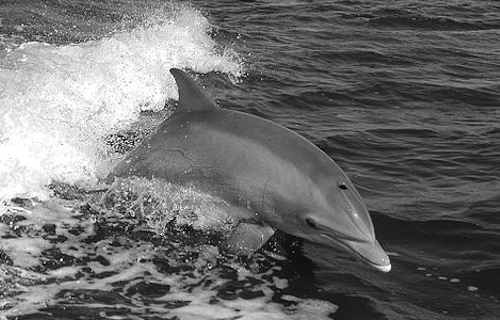
#> input picture 2A-L1/images/dolphin.png, 500 x 320 px
$ python multiply_scalar.py   (Python 2 division)
#> lines starting #> are read from the running program, lines starting #| are printed output that depends on the picture
import cv2
import numpy as np

# Multiply by scalar

img = cv2.imread("images/dolphin.png")
#> img is the input picture: shape (320, 500, 3); min 0, max 255, mean 109.1
cv2.imshow("Dolphin image", img)

print "Dolphin image shape is \n {}".format(img.shape)
#| Dolphin image shape is
#|  (320, 500, 3)

reduced_intensity = 0.5 * img
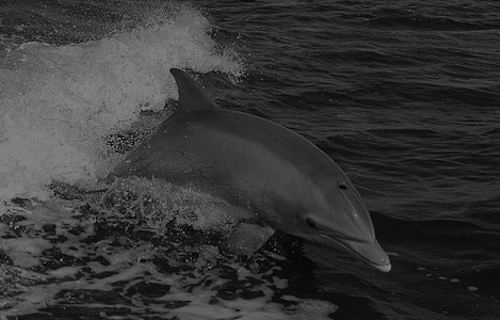
#> reduced_intensity: shape (320, 500, 3) float64; min 0, max 127.5, mean 54.5
increased_intensity = 1.5 * img

cv2.imshow("Reduced intensity", reduced_intensity.astype(np.uint8))
cv2.imshow("Increased intensity", increased_intensity.astype(np.uint8))
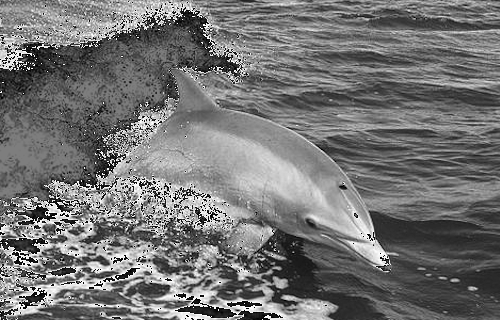
#> window 'Increased intensity': shape (320, 500, 3); min 0, max 255, mean 115.9

cv2.waitKey(0)

$ run again, with 2A-L1/images/bicycle.png copied over 2A-L1/images/dolphin.png
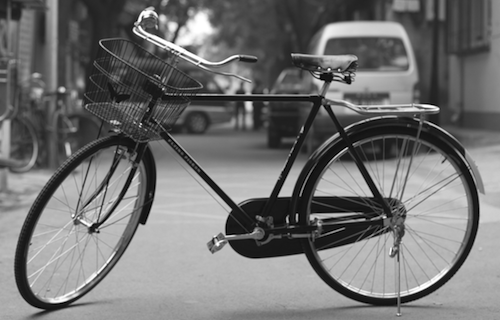
#> input picture 2A-L1/images/bicycle.png, 500 x 320 px
#> img is the input picture: shape (320, 500, 3); min 0, max 255, mean 114.2
#| Dolphin image shape is
#|  (320, 500, 3)
#> `reduced_intensity = 0.5 * img`:
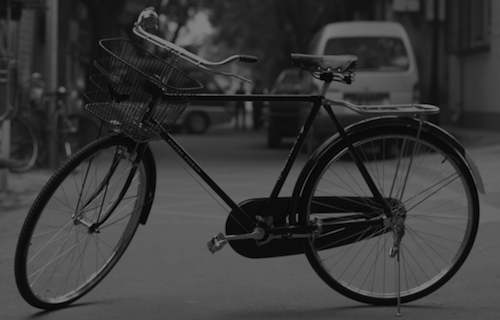
#> reduced_intensity: shape (320, 500, 3) float64; min 0, max 127.5, mean 57.1
#> `cv2.imshow("Increased intensity", increased_intensity.astype(np.uint8))`:
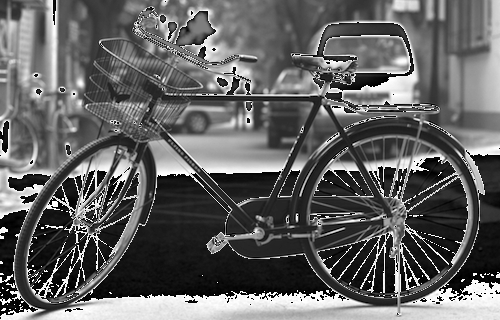
#> window 'Increased intensity': shape (320, 500, 3); min 0, max 255, mean 98.4

$ run again, with 2A-L1/images/fruit.png copied over 2A-L1/images/dolphin.png
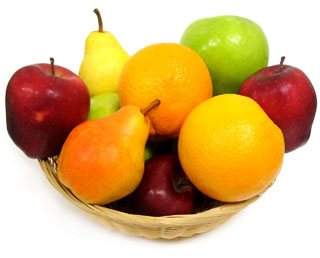
#> input picture 2A-L1/images/fruit.png, 320 x 258 px
#> img is the input picture: shape (258, 320, 3); mean B, G, R 119.7, 178.6, 216.9
#| Dolphin image shape is
#|  (258, 320, 3)
#> `reduced_intensity = 0.5 * img`:
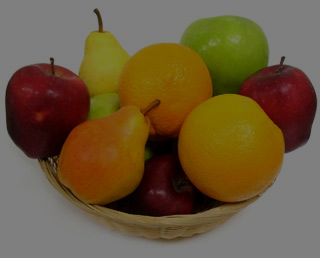
#> reduced_intensity: shape (258, 320, 3) float64; mean B, G, R 59.9, 89.3, 108.4
#> `cv2.imshow("Increased intensity", increased_intensity.astype(np.uint8))`:
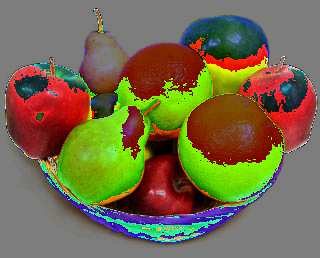
#> window 'Increased intensity': shape (258, 320, 3); mean B, G, R 73.7, 106.5, 117.2
